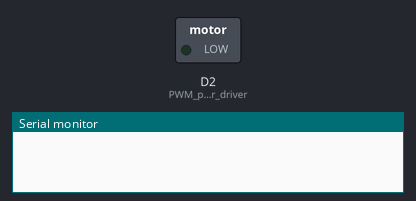
A program run on a simulated ESP8266 (NodeMCU). On the bench: switched loads named in the program (green lamp = pin HIGH), the last lines printed to the serial monitor.

Above: at 0.1 s.
At 26.1 s:
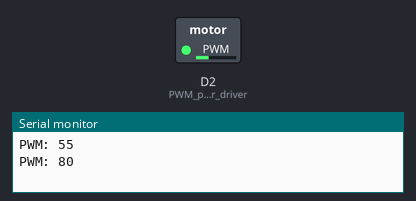
At 52.1 s:
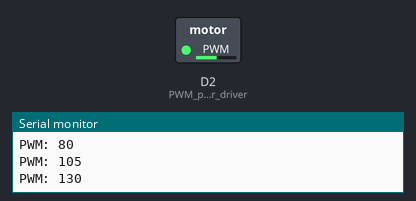
At 117.1 s:
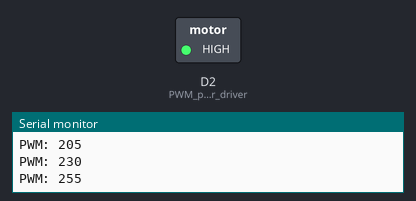
Timing chart, 0 to 118.6 s (numbered marks = the images above):
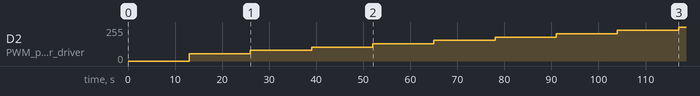

The program:

main.cpp
```cpp
#include <Arduino.h>

int pwm = 55;  // Start at 50
int pwmStep = 25;
int maxPWM = 255;
unsigned long lastUpdate = 0;
const int stepDuration = 13000;  // 15 seconds per step

void setup() {
    pinMode(D2, OUTPUT); // PWM pin for motor driver
    Serial.begin(115200);
}

void loop() {
    unsigned long currentTime = millis();

    // Change PWM every stepDuration milliseconds
    if (currentTime - lastUpdate > stepDuration) {
        analogWrite(D2, pwm);  // Set new PWM value
        Serial.print("PWM: ");
        Serial.println(pwm);

        pwm += pwmStep;  // Increase PWM
        if (pwm > maxPWM) pwm = maxPWM;  // Prevent exceeding 255

        lastUpdate = currentTime;
    }
}
```

Measured:
- by itself, D2 (PWM_pin_for_motor_driver): moves from 0/255 to 255/255 over 104 s
